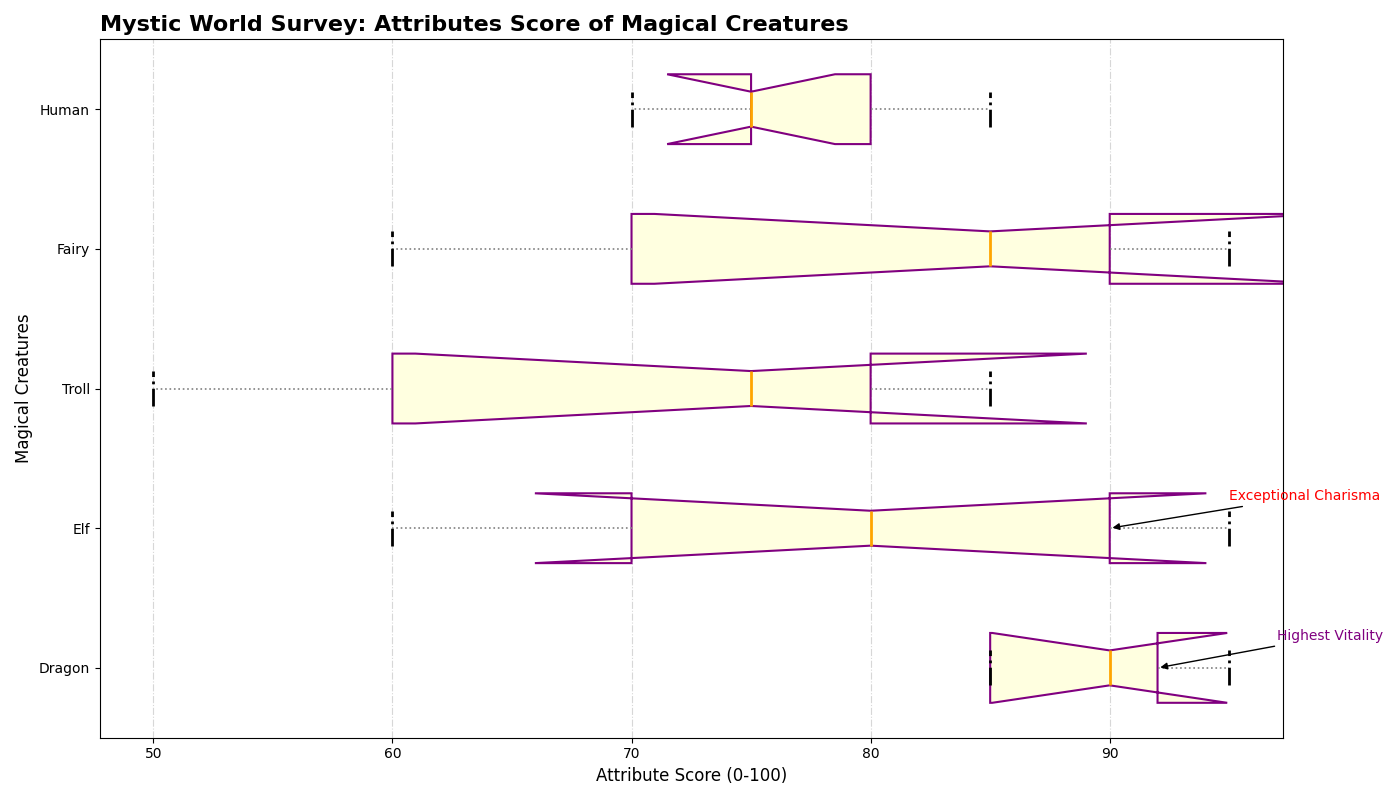

Recreate this plot in Python.
import matplotlib.pyplot as plt

# Magical Creatures
creatures = ['Dragon', 'Elf', 'Troll', 'Fairy', 'Human']

# Scores for each creature
scores = {
    'Dragon': [95, 85, 90, 92, 85],
    'Elf': [70, 95, 80, 60, 90],
    'Troll': [80, 60, 75, 85, 50],
    'Fairy': [60, 85, 95, 70, 90],
    'Human': [75, 80, 70, 75, 85]
}

# Prepare box plot data
box_plot_data = [scores[creature] for creature in creatures]

# Plot setup
fig, ax = plt.subplots(figsize=(14, 8))

# Customizing the boxplot
boxprops = dict(linestyle='--', linewidth=1.5, color='purple', facecolor='lightyellow')
medianprops = dict(linestyle='-', linewidth=2, color='orange')
whiskerprops = dict(linestyle=':', linewidth=1.2, color='gray')
capprops = dict(linestyle='-.', linewidth=2, color='black')

# Create the horizontal box plot
ax.boxplot(box_plot_data, labels=creatures, patch_artist=True, vert=False,
           boxprops=boxprops, medianprops=medianprops,
           whiskerprops=whiskerprops, capprops=capprops,
           flierprops=dict(marker='^', color='red', markersize=7, alpha=0.7),
           notch=True)

# Add plot details
ax.set_title("Mystic World Survey: Attributes Score of Magical Creatures", fontsize=16, fontweight='bold', loc='left')
ax.set_xlabel('Attribute Score (0-100)', fontsize=12)
ax.set_ylabel('Magical Creatures', fontsize=12)
ax.grid(axis='x', linestyle='-.', alpha=0.5)

# Annotate observations
ax.annotate('Highest Vitality', xy=(scores['Dragon'][3], 1), xytext=(scores['Dragon'][3] + 5, 1.2),
            arrowprops=dict(facecolor='black', arrowstyle='-|>'), fontsize=10, color='purple')
ax.annotate('Exceptional Charisma', xy=(scores['Elf'][4], 2), xytext=(scores['Elf'][4] + 5, 2.2),
            arrowprops=dict(facecolor='black', arrowstyle='-|>'), fontsize=10, color='red')

# Automatically adjust the layout
plt.tight_layout()

# Show the chart
plt.show()
